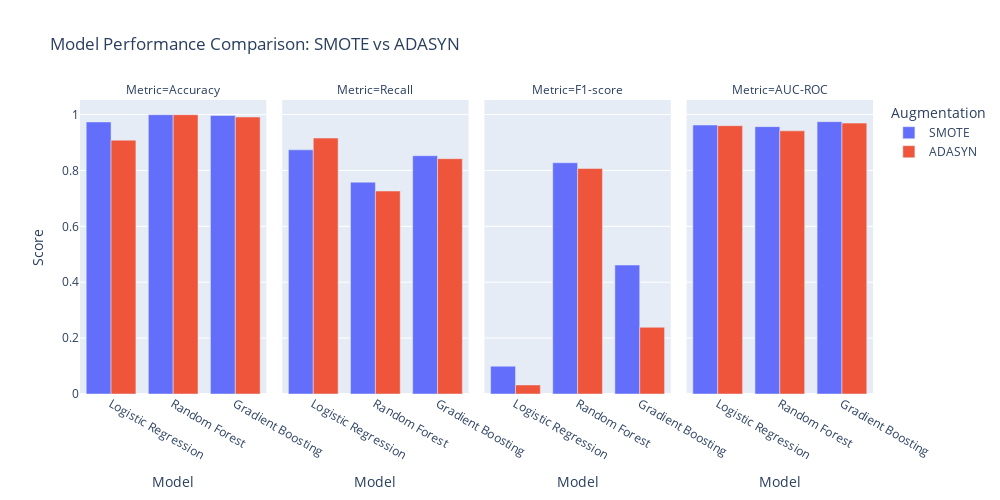

The notebook cell this image was saved under:
### Code cell
import pandas as pd
import plotly.express as px

# Flatten the multi-level column index
comparison_flat = comparison.copy()
comparison_flat.columns = [f"{aug}_{metric}" for aug, metric in comparison.columns]

# Reset index so model names become a column
comparison_flat = comparison_flat.reset_index().rename(columns={"index": "Model"})

# Melt for Plotly
melted = comparison_flat.melt(id_vars='Model', var_name='Augmentation_Metric', value_name='Score')

# Split 'SMOTE_Accuracy' → 'SMOTE', 'Accuracy'
melted[['Augmentation', 'Metric']] = melted['Augmentation_Metric'].str.split('_', expand=True)

# Final plot
fig = px.bar(
    melted,
    x="Model",
    y="Score",
    color="Augmentation",
    facet_col="Metric",
    barmode="group",
    title="Model Performance Comparison: SMOTE vs ADASYN",
    height=500,
    width=1000
)

fig.update_layout(xaxis_title="Model", yaxis_title="Score")
fig.show()

### Figure 1 — Plotly figure (JSON) as saved in the notebook; plotly's stock layout.template omitted (floating-point values rounded to 4 significant figures)
{"data": [{"alignmentgroup": "True", "hovertemplate": "Augmentation=SMOTE<br>Metric=Accuracy<br>Model=%{x}<br>Score=%{y}<extra></extra>", "legendgroup": "SMOTE", "marker": {"color": "#636efa", "pattern": {"shape": ""}}, "name": "SMOTE", "offsetgroup": "SMOTE", "orientation": "v", "showlegend": true, "textposition": "auto", "type": "bar", "x": ["Logistic Regression", "Random Forest", "Gradient Boosting"], "xaxis": "x", "y": [0.9735, 0.9995, 0.9967], "yaxis": "y"}, {"alignmentgroup": "True", "hovertemplate": "Augmentation=SMOTE<br>Metric=Recall<br>Model=%{x}<br>Score=%{y}<extra></extra>", "legendgroup": "SMOTE", "marker": {"color": "#636efa", "pattern": {"shape": ""}}, "name": "SMOTE", "offsetgroup": "SMOTE", "orientation": "v", "showlegend": false, "textposition": "auto", "type": "bar", "x": ["Logistic Regression", "Random Forest", "Gradient Boosting"], "xaxis": "x2", "y": [0.8737, 0.7579, 0.8526], "yaxis": "y2"}, {"alignmentgroup": "True", "hovertemplate": "Augmentation=SMOTE<br>Metric=F1-score<br>Model=%{x}<br>Score=%{y}<extra></extra>", "legendgroup": "SMOTE", "marker": {"color": "#636efa", "pattern": {"shape": ""}}, "name": "SMOTE", "offsetgroup": "SMOTE", "orientation": "v", "showlegend": false, "textposition": "auto", "type": "bar", "x": ["Logistic Regression", "Random Forest", "Gradient Boosting"], "xaxis": "x3", "y": [0.09952, 0.8276, 0.4615], "yaxis": "y3"}, {"alignmentgroup": "True", "hovertemplate": "Augmentation=SMOTE<br>Metric=AUC-ROC<br>Model=%{x}<br>Score=%{y}<extra></extra>", "legendgroup": "SMOTE", "marker": {"color": "#636efa", "pattern": {"shape": ""}}, "name": "SMOTE", "offsetgroup": "SMOTE", "orientation": "v", "showlegend": false, "textposition": "auto", "type": "bar", "x": ["Logistic Regression", "Random Forest", "Gradient Boosting"], "xaxis": "x4", "y": [0.9625, 0.9568, 0.9746], "yaxis": "y4"}, {"alignmentgroup": "True", "hovertemplate": "Augmentation=ADASYN<br>Metric=Accuracy<br>Model=%{x}<br>Score=%{y}<extra></extra>", "legendgroup": "ADASYN", "marker": {"color": "#EF553B", "pattern": {"shape": ""}}, "name": "ADASYN", "offsetgroup": "ADASYN", "orientation": "v", "showlegend": true, "textposition": "auto", "type": "bar", "x": ["Logistic Regression", "Random Forest", "Gradient Boosting"], "xaxis": "x", "y": [0.9085, 0.9994, 0.991], "yaxis": "y"}, {"alignmentgroup": "True", "hovertemplate": "Augmentation=ADASYN<br>Metric=Recall<br>Model=%{x}<br>Score=%{y}<extra></extra>", "legendgroup": "ADASYN", "marker": {"color": "#EF553B", "pattern": {"shape": ""}}, "name": "ADASYN", "offsetgroup": "ADASYN", "orientation": "v", "showlegend": false, "textposition": "auto", "type": "bar", "x": ["Logistic Regression", "Random Forest", "Gradient Boosting"], "xaxis": "x2", "y": [0.9158, 0.7263, 0.8421], "yaxis": "y2"}, {"alignmentgroup": "True", "hovertemplate": "Augmentation=ADASYN<br>Metric=F1-score<br>Model=%{x}<br>Score=%{y}<extra></extra>", "legendgroup": "ADASYN", "marker": {"color": "#EF553B", "pattern": {"shape": ""}}, "name": "ADASYN", "offsetgroup": "ADASYN", "orientation": "v", "showlegend": false, "textposition": "auto", "type": "bar", "x": ["Logistic Regression", "Random Forest", "Gradient Boosting"], "xaxis": "x3", "y": [0.03241, 0.807, 0.2388], "yaxis": "y3"}, {"alignmentgroup": "True", "hovertemplate": "Augmentation=ADASYN<br>Metric=AUC-ROC<br>Model=%{x}<br>Score=%{y}<extra></extra>", "legendgroup": "ADASYN", "marker": {"color": "#EF553B", "pattern": {"shape": ""}}, "name": "ADASYN", "offsetgroup": "ADASYN", "orientation": "v", "showlegend": false, "textposition": "auto", "type": "bar", "x": ["Logistic Regression", "Random Forest", "Gradient Boosting"], "xaxis": "x4", "y": [0.9602, 0.9417, 0.9693], "yaxis": "y4"}], "layout": {"annotations": [{"font": {}, "showarrow": false, "text": "Metric=Accuracy", "x": 0.1175, "xanchor": "center", "xref": "paper", "y": 1, "yanchor": "bottom", "yref": "paper"}, {"font": {}, "showarrow": false, "text": "Metric=Recall", "x": 0.3725, "xanchor": "center", "xref": "paper", "y": 1, "yanchor": "bottom", "yref": "paper"}, {"font": {}, "showarrow": false, "text": "Metric=F1-score", "x": 0.6275, "xanchor": "center", "xref": "paper", "y": 1, "yanchor": "bottom", "yref": "paper"}, {"font": {}, "showarrow": false, "text": "Metric=AUC-ROC", "x": 0.8825, "xanchor": "center", "xref": "paper", "y": 1, "yanchor": "bottom", "yref": "paper"}], "barmode": "group", "height": 500, "legend": {"title": {"text": "Augmentation"}, "tracegroupgap": 0}, "title": {"text": "Model Performance Comparison: SMOTE vs ADASYN"}, "width": 1000, "xaxis": {"anchor": "y", "domain": [0, 0.235], "title": {"text": "Model"}}, "xaxis2": {"anchor": "y2", "domain": [0.255, 0.49], "matches": "x", "title": {"text": "Model"}}, "xaxis3": {"anchor": "y3", "domain": [0.51, 0.745], "matches": "x", "title": {"text": "Model"}}, "xaxis4": {"anchor": "y4", "domain": [0.765, 1.0], "matches": "x", "title": {"text": "Model"}}, "yaxis": {"anchor": "x", "domain": [0, 1], "title": {"text": "Score"}}, "yaxis2": {"anchor": "x2", "domain": [0, 1], "matches": "y", "showticklabels": false}, "yaxis3": {"anchor": "x3", "domain": [0, 1], "matches": "y", "showticklabels": false}, "yaxis4": {"anchor": "x4", "domain": [0, 1], "matches": "y", "showticklabels": false}}}
